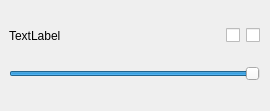
<?xml version="1.0" encoding="UTF-8"?>
<ui version="4.0">
 <class>ZoneListItem</class>
 <widget class="QWidget" name="ZoneListItem">
  <property name="geometry">
   <rect>
    <x>0</x>
    <y>0</y>
    <width>270</width>
    <height>111</height>
   </rect>
  </property>
  <property name="windowTitle">
   <string>Form</string>
  </property>
  <layout class="QGridLayout" name="gridLayout" columnstretch="10,0,0">
   <property name="leftMargin">
    <number>9</number>
   </property>
   <property name="rightMargin">
    <number>10</number>
   </property>
   <item row="0" column="2">
    <widget class="QCheckBox" name="reverse">
     <property name="toolTip">
      <string>Reverse</string>
     </property>
     <property name="text">
      <string/>
     </property>
    </widget>
   </item>
   <item row="0" column="1">
    <widget class="QCheckBox" name="enable">
     <property name="toolTip">
      <string>Enable</string>
     </property>
     <property name="text">
      <string/>
     </property>
    </widget>
   </item>
   <item row="0" column="0">
    <widget class="QLabel" name="zone_name">
     <property name="text">
      <string>TextLabel</string>
     </property>
    </widget>
   </item>
   <item row="1" column="0" colspan="3">
    <widget class="QSlider" name="brightness">
     <property name="maximum">
      <number>100</number>
     </property>
     <property name="value">
      <number>100</number>
     </property>
     <property name="orientation">
      <enum>Qt::Horizontal</enum>
     </property>
    </widget>
   </item>
  </layout>
 </widget>
 <resources/>
 <connections/>
</ui>
